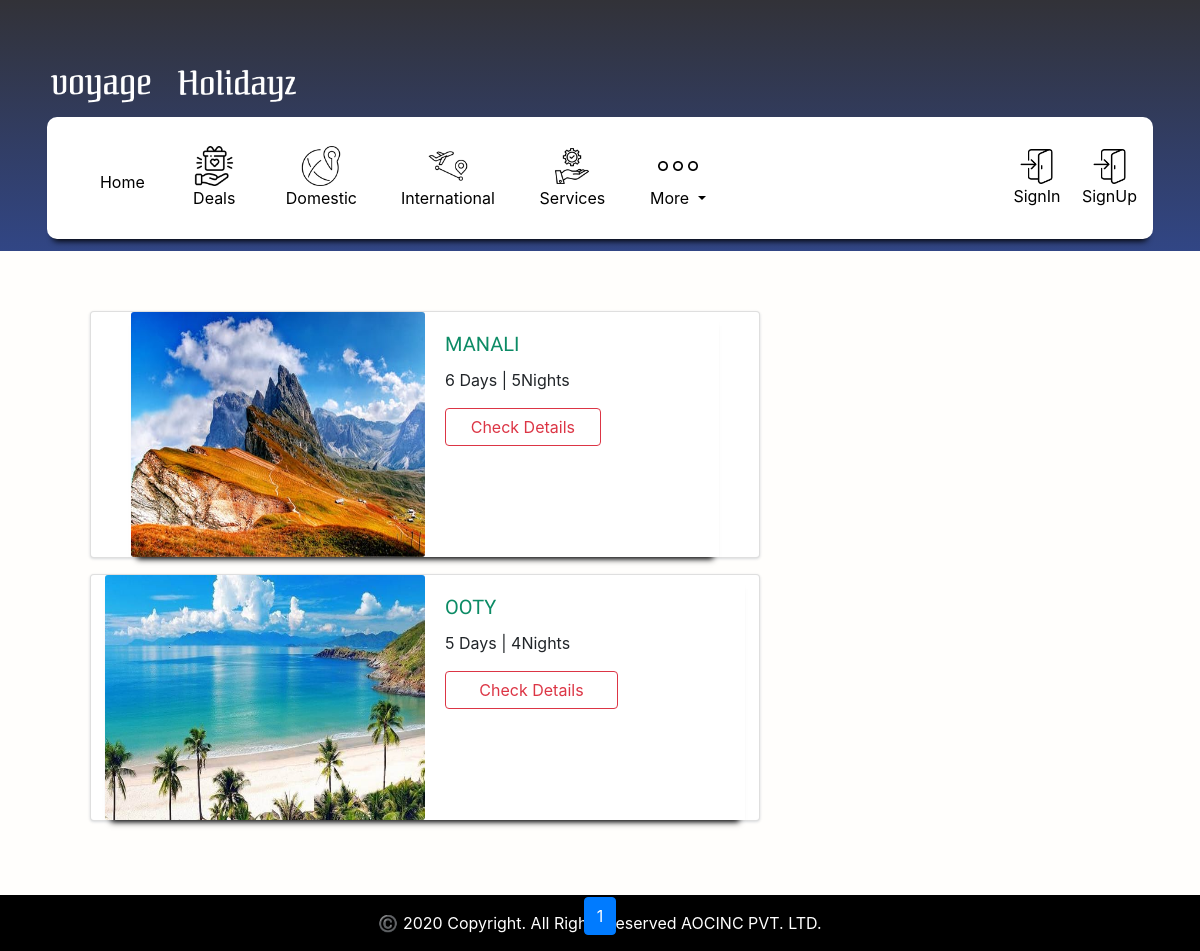
The page /Domestic-Packages on the database its author committed.
### Holidays/models.py (models this page shows, shortened)
class Domestic_Holiday_Package(models.Model):
    Trip_Name           = models.CharField(max_length=255, blank=False)
    Days                = models.PositiveIntegerField()
    Nights              = models.PositiveIntegerField()
    Datailed_Itinerary  = models.TextField()
    Location_Image      = models.FileField(upload_to='media/Domestic/HolidayPackage_Images/')
    Package             = models.CharField(max_length=59, choices = package_choice, default = '')
    uploaded_at         = models.DateTimeField(auto_now_add=True)

### Holidays/views.py (the view)
# urls.py: path('Domestic-Packages',views.Domestic_Holiday_Package_List_View, name = 'Domestic_Packages'),
def Domestic_Holiday_Package_List_View(request):
    Domestic_Data_List = Domestic_Holiday_Package.objects.all().order_by('-id')
    paginator = Paginator(Domestic_Data_List, 8)
    page = request.GET.get('page')
    try:
        Data_list = paginator.page(page)
    except PageNotAnInteger:
        Data_list = paginator.page(1)
    except EmptyPage:
        Data_list = paginator.page(paginator.num_pages)
    template = 'Holidays/Domestic_Packages.html'
    context = {
                'Data_list': Data_list,
                }
    return render(request,template,context)

### Holidays/templates/Holidays/Domestic_Packages.html (shortened to what this page needs)
<!DOCTYPE html>
{% extends 'Voyage_LandingApp/base.html' %}
{% load static %}
{% load crispy_forms_tags %}
{% block content %}
<div class="Holidays-Package-Body">
    <div class="container">
        <div class="rows Holidays-container">
            {% if Data_list %}
            {% for data in Data_list %}
            <div class="col-md-8">
                <div class="card mb-3" style="max-width: 960px;">
                    <div class="row no-gutters">
                    <div class="col-md-6">
                        <img src="{{ data.Location_Image.url }}" class="card-img holidays-card-imgs" alt="...">
                    </div>
                    <div class="col-md-4">
                        <div class="card-body">
                        <h5 class="card-title trip-title">{{ data.Trip_Name |upper }}  </h5>
                        <p class="card-text">{{ data.Days}} Days | {{ data.Nights}}Nights </p>
                        <div class="text-center">
                            <a class="btn btn-outline-danger btn-block" href="Domestic_Package_Detail/{{ data.id }}"> Check Details</a>
                        </div>
                        </div>
                    </div>
                    <div class="col-md-2">
                        <div class="card-body">
                        </div>
                    </div>
                </div>
                </div>
            </div>
                {% endfor %}
                    {% else %}
                        <p class="text-secondary"> No Packages Found</p>
                {% endif %}
            </div>
        </div>
    </div>
<div class="container">
    <ul class="pagination justify-content-center" id="paginator">
      {% for p in Data_list.paginator.page_range %}
         {% if Data_list.number == p %}
            <li class="page-item active">
                <a  href="?page={{ p }}" class="page-link" id="current-page">{{ p }} </a>
            </li>
         {% endif %}
      {% endfor %}
  </ul>
  </div>
{% endblock %}

### static/css/voyage_style.css (style rules this page uses)
.base-body { overflow-x: hidden !important; }
.card { border-radius: 5px; -webkit-box-shadow: 0 1px 2.94px 0.06px rgba(4,26,55,0.16); box-shadow: 0 1px 2.94px 0.06px rgba(4,26,55,0.16); border: none; margin-bottom: 30px; -webkit-transition: all 0.3s ease-in-out; transition: all 0.3s ease-in-out; }
img { vertical-align: middle; border-style: none; }
.Holidays-Package-Body { background-color: #fffefc; padding: 5%; margin-top: -7%; }
.Holidays-container .row { box-shadow: 0 8px 6px -6px black; margin:0 auto; }
.holidays-card-imgs { height: 245px; }
.trip-title { color:rgb(12, 139, 101); font-family: 'Volkhov', serif; }

### rows shown on the page
Domestic_Holiday_Package: Location_Image (picture), Trip_Name "MANALI", Days "6", Nights "5"
Domestic_Holiday_Package: Location_Image (picture), Trip_Name "OOTY", Days "5", Nights "4"

### other values the page prints
{{ p }} "1"
